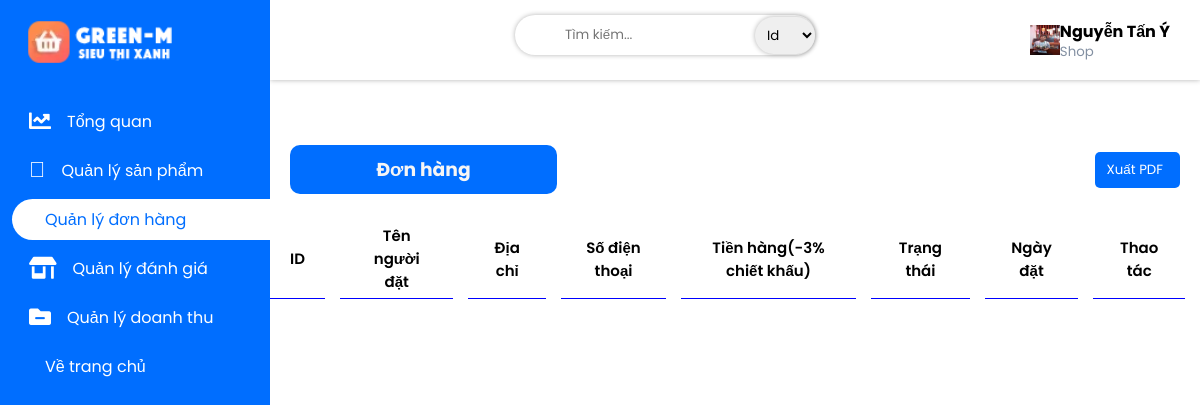
Before: /admin/shop/index.php?act=order (signed in) with the older database file.
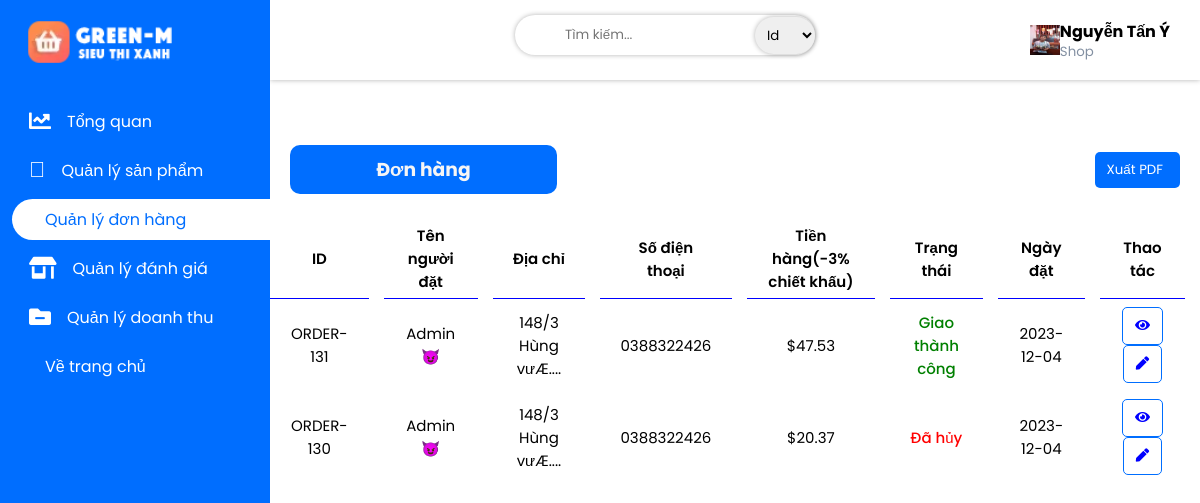
After: the same page with the newer database file.
### tables this page shows
CREATE TABLE `orders` (
  `order_id` int(123) NOT NULL,
  `order_total` double(10,2) NOT NULL,
  `order_pay` varchar(15) NOT NULL,
  `order_note` varchar(299) NOT NULL DEFAULT 'Không có ghi chú',
  `order_promo` int(2) NOT NULL DEFAULT 0,
  `order_status` varchar(30) NOT NULL DEFAULT 'Đang chờ duyệt',
  `order_cancel` int(1) NOT NULL DEFAULT 0,
  `account_id` int(123) NOT NULL,
  `shop_id` int(123) NOT NULL,
  `time_reg` date NOT NULL DEFAULT current_timestamp()
);

CREATE TABLE `account` (
  `account_id` int(123) NOT NULL,
  `account_name` longblob NOT NULL,
  `account_address` varchar(80) NOT NULL,
  `account_number_pay` varchar(30) NOT NULL,
  `account_pay` varchar(15) NOT NULL,
  `account_avt` varchar(299) NOT NULL DEFAULT 'view/images/account/user.png',
  `account_username` varchar(30) NOT NULL,
  `account_email` varchar(40) NOT NULL,
  `account_verified_mail` varchar(15) NOT NULL DEFAULT 'Chưa xác thực',
  `account_phone` varchar(10) NOT NULL,
  `account_pass` varchar(100) NOT NULL,
  `account_position` varchar(20) NOT NULL DEFAULT 'Khách hàng',
  `account_notify` varchar(100) NOT NULL,
  `account_status` varchar(30) NOT NULL DEFAULT 'Offline',
  `time_reg` timestamp NOT NULL DEFAULT current_timestamp()
);

### admin/shop/model/connect.php (called while the page is built, shortened)
<?php
    class dao_con {
        public static function conn_db() {
            $sqlServer = "mysql:host=localhost; dbname=green_m8683;charset=utf8;collation=utf8_unicode_ci";
            $username = "root";
            $password = "";
            try {
                $conn = new PDO($sqlServer, $username, $password);
                $conn->setAttribute(PDO::ATTR_ERRMODE, PDO::ERRMODE_EXCEPTION);
            } catch(PDOException $e) {
                echo 'Ket noi database that bai do ' . $e->getMessage();
            }
            return $conn;
        }
        public static function conn_show_all($sql) {
            $conn = self::conn_db();
            $sqlBindParam = array_slice(func_get_args(), 1);
            try {
                $stmt = $conn->prepare($sql);
                $stmt->execute($sqlBindParam);
                $ketqua = $stmt->fetchAll();
                return $ketqua;
            } catch (PDOException $e) {
                throw $e;
            } finally {
                unset($conn);
            }
        }
    }
?>

### admin/shop/model/order.php (called while the page is built, shortened)
<?php
    include_once "connect.php";
    class order_lass extends dao_con {
        public static function show__order() {
            $sql = "SELECT orders.*, account.account_name, account.account_id, account.account_phone, account.account_address
                    FROM orders
                    JOIN account ON orders.account_id = account.account_id
                    WHERE orders.shop_id = ? ORDER BY orders.order_id DESC
            ";
            return self::conn_show_all($sql, $_SESSION['83x86']['account_id']);
        }
    }
?>

### admin/shop/view/order.php (the view, shortened to what this page needs)
   <div class="wrapper flex">
      <div class="projects-category">
         <div class="card-header flex flex-tinh2">
            <h3>Đơn hàng</h3>
            <button>Xuất PDF<i class="uil uil-angle-right"></i></button>
         </div>
         <table>
            <thead>
               <th>
                  <tr>
                     <td>ID</td>
                     <td>Tên người đặt</td>
                     <td>Địa chỉ</td>
                     <td>Số điện thoại</td>
                     <td>Tiền hàng(-3% chiết khấu)</td>
                     <td>Trạng thái</td>
                     <td>Ngày đặt</td>
                     <td>Thao tác</td>
                  </tr>
               </th>
            </thead>
            <tbody>
               <?php
                  foreach($show as $items) {
                     extract($items);
                     $address = substr($account_address, 0, 16) . '...';
                     $order_total = $order_total * 0.97;
                     echo '
                        <tr>
                           <td>ORDER-'.  $order_id.'</td>
                           <td>'. $account_name .'</td>
                           <td class="address-user">'. $address .'.<input type="hidden" value="'. $account_address .'"></td>
                           <td>'. $account_phone .'</td>
                           <td>$'. $order_total .'</td>
                           '; if($order_status == "Đang xử lý") {
                              echo '<td style="color: Yellow3; font-weight: 500;">'. $order_status .'</td>';
                          } else if($order_status == "Đang vận chuyển") {
                              echo '<td style="color: blue; font-weight: 500;">'. $order_status .'</td>';
                          } else if($order_status == "Đã hủy") {
                              echo '<td style="color: red; font-weight: 500;">'. $order_status .'</td>';
                          } else {
                              echo '<td style="color: green; font-weight: 500;">'. $order_status .'</td>';
                          } echo '
                           <td>'. $time_reg .'</td>
                           <td class="kkk2">
                              <button class="view-order-details" data-order-id="'. $order_id .'" data-order-note="'. $order_note .'">
                              <i class="fas fa-eye"></i>
                              </button>
                              <button class="edit-order-details" data-order-id="'. $order_id .'">
                              <i class="fas fa-pen"></i></i>
                              </button>
                           </td>
                        </tr>
                     ';
                  }
               ?>
            </tbody>
         </table>
      </div>
   </div>
</div>

### admin/shop/view/header.php (shortened to what this page needs)
<!DOCTYPE html>
<html lang="en">
<head>
   <link rel="stylesheet" href="https://pro.fontawesome.com/releases/v5.10.0/css/all.css" />
   <link rel="stylesheet" href="https://unicons.iconscout.com/release/v4.0.0/css/line.css">
   <link rel="stylesheet" href="view/layout/style.css?v=<?php echo time(); ?>">
</head>
<body>
   <div class="sidebar" id="sidebar">
      <div class="logo">
         <img src="view/layout/Images/logo-1.webp" alt="">
      </div>
      <?php
      if (isset($act) && $act == 'product') {
         echo '
               <div class="sidebar-menu">
                  <ul>
                     <li>
                        <i class="fas fa-chart-line"></i>
                        <a href="index.php"><span>Tổng quan</span></a>
                     </li>
                     <li class="active">
                        <i class="fal fa-store"></i>
                        <a href="index.php?act=product"><span>Quản lý sản phẩm</span></a>
                     </li>
                     <li>
                        <i class="uil uil-clipboard-notes"></i>
                        <a href="index.php?act=order"><span>Quản lý đơn hàng</span></a>
                     </li>
                     <li>
                        <i class="fas fa-store-alt"></i>
                        <a href="index.php?act=review"><span>Quản lý đánh giá</span></a>
                     </li>
                     <li>
                        <i class="fas fa-folder-minus"></i>
                        <a href="index.php?act=doanhthu"><span>Quản lý doanh thu</span></a>
                     </li>
                     <li>
                        <i class="uil uil-signin"></i>
                        <a href="../../public/index.php"><span>Về trang chủ</span></a>
                     </li>
                  </ul>
               </div>
         ';
      } else if (isset($act) && $act == 'order') {
         echo '
               <div class="sidebar-menu">
                  <ul>
                     <li>
                        <i class="fas fa-chart-line"></i>
                        <a href="index.php"><span>Tổng quan</span></a>
                     </li>
                     <li>
                        <i class="fal fa-store"></i>
                        <a href="index.php?act=product"><span>Quản lý sản phẩm</span></a>
                     </li>
                     <li class="active">
                        <i class="uil uil-clipboard-notes"></i>
                        <a href="index.php?act=order"><span>Quản lý đơn hàng</span></a>
                     </li>
                     <li>
                        <i class="fas fa-store-alt"></i>
                        <a href="index.php?act=review"><span>Quản lý đánh giá</span></a>
                     </li>
                     <li>
                        <i class="fas fa-folder-minus"></i>
                        <a href="index.php?act=doanhthu"><span>Quản lý doanh thu</span></a>
                     </li>
                     <li>
                        <i class="uil uil-signin"></i>
                        <a href="../../public/index.php"><span>Về trang chủ</span></a>
                     </li>
                  </ul>
               </div>
         ';
      } else if (isset($act) && $act == 'review') {
         echo '
               <div class="sidebar-menu">
                  <ul>
                     <li>
                        <i class="fas fa-chart-line"></i>
                        <a href="index.php"><span>Tổng quan</span></a>
                     </li>
                     <li>
                        <i class="fal fa-store"></i>
                        <a href="index.php?act=product"><span>Quản lý sản phẩm</span></a>
                     </li>
                     <li>
                        <i class="uil uil-clipboard-notes"></i>
                        <a href="index.php?act=order"><span>Quản lý đơn hàng</span></a>
                     </li>
                     <li class="active">
                        <i class="fas fa-store-alt"></i>
                        <a href="index.php?act=review"><span>Quản lý đánh giá</span></a>
                     </li>
                     <li>
                        <i class="fas fa-folder-minus"></i>
                        <a href="index.php?act=doanhthu"><span>Quản lý doanh thu</span></a>
                     </li>
                     <li>
                        <i class="uil uil-signin"></i>
                        <a href="../../public/index.php"><span>Về trang chủ</span></a>
                     </li>
                  </ul>
               </div>
         ';
      } else if (isset($act) && $act == 'doanhthu') {
         echo '
               <div class="sidebar-menu">
                  <ul>
                     <li>
                        <i class="fas fa-chart-line"></i>
                        <a href="index.php"><span>Tổng quan</span></a>
                     </li>
                     <li>
                        <i class="fal fa-store"></i>
                        <a href="index.php?act=product"><span>Quản lý sản phẩm</span></a>
                     </li>
                     <li>
                        <i class="uil uil-clipboard-notes"></i>
                        <a href="index.php?act=order"><span>Quản lý đơn hàng</span></a>
                     </li>
                     <li>
                        <i class="fas fa-store-alt"></i>
                        <a href="index.php?act=review"><span>Quản lý đánh giá</span></a>
                     </li>
                     <li class="active">
                        <i class="fas fa-folder-minus"></i>
                        <a href="index.php?act=doanhthu"><span>Quản lý doanh thu</span></a>
                     </li>
                     <li>
                        <i class="uil uil-signin"></i>
                        <a href="../../public/index.php"><span>Về trang chủ</span></a>
                     </li>
                  </ul>
               </div>
         ';
      }
      ?>
   </div>
   <div class="main-content" id="main-content">
      <header class="flex">
         <div class="search-box">
            <div class="input-search">
               <input type="text" placeholder="Tìm kiếm..." class="value-search">
               <select id="style">
                  <option value="id">Id</option>
               </select>
            </div>
         </div>
         <div class="admin-box flex">
            <img src="../../public/<?= $_SESSION['83x86']['account_avt'] ?>" width="30px" height="30px">
            <div>
               <h4><?= $_SESSION['83x86']['account_name'] ?></h4>
               <small><?= $_SESSION['83x86']['account_position'] ?></small>
            </div>
         </div>
      </header>

### admin/shop/index.php (shortened to what this page needs)
<?php
    extract($_REQUEST);
    include_once 'view/header.php';
    include_once "model/order.php";
    $order = new order_lass();
    if(isset($act)){
        switch ($act){
            case 'order':
                $show = $order->show__order();
                include_once 'view/order.php';
                break;
        }
    }
    include_once 'view/footer.php';
?>

### admin/shop/view/footer.php (shortened to what this page needs)
</body>
</html>

### admin/shop/view/layout/style.css (style rules this page uses)
:root { --main-color: #006eff; --text-grey: #8390a2; --text-white: #fff; --shadow: 0 0 5px rgba(0, 0, 0, 0.3); }
* { padding: 0; margin: 0; box-sizing: border-box; font-family: 'Poppins', sans-serif; list-style: none; text-decoration: none; }
.sidebar { width: 270px; height: 100%; position: fixed; left: 0; top: 0; padding: 20px 12px; padding-right: 0; background-color: var(--main-color); z-index: 100; overflow: hidden; transition: all .5s cubic-bezier(0.68, -0.55, 0.265, 1.55); }
.logo { width: 100%; margin-bottom: 30px; padding-left: 15px; color: var(--text-white); }
.logo img { width: 60%; }
.sidebar-menu ul li { width: 100%; font-size: 16px; color: var(--text-white); margin: 8px 0; padding: 8px 17px; border-radius: 30px 0 0 30px; cursor: pointer; position: relative; display: flex; align-items: center; gap: 16px; }
.sidebar-menu ul li i { font-size: 22px; }
.sidebar-menu ul li a { color: #ffffff; }
.active { background-color: white; }
.active a span, .active i { color: #006eff; }
.main-content { margin-left: 270px; transition: all .5s cubic-bezier(0.68, -0.55, 0.265, 1.55); }
.flex { display: flex; align-items: center; justify-content: space-between; flex-wrap: wrap; }
header { padding: 15px 30px; box-shadow: var(--shadow); }
.search-box { position: relative; }
.search-box .input-search { position: relative; width: 300px; }
.search-box .input-search select { position: absolute; right: 0; top: 1.5px; width: 60px; border-radius: 30px; border: none; box-shadow: var(--shadow); transition: all .5s ease; }
.flex-tinh2 h3 { background-color: #006eff; width: 30%; padding: 10px 20px; display: flex; justify-content: center; align-items: center; border-radius: 10px; color: whitesmoke; }
.kkk2 button { color: blue; background-color: white; border: 1px solid #006eff; }
.kkk2 button i { margin-left: 0px; }
.search-box input { width: 100%; border: none; outline: none; padding: 10px 0; padding-left: 50px; border-radius: 30px; box-shadow: var(--shadow); }
small { color: var(--text-grey); display: block; margin-top: -2px; }
.wrapper { margin-top: 50px; flex-wrap: wrap; align-items: flex-start; }
.projects-category { flex-basis: 100%; }
.card-header { padding: 15px 20px; }
button { border: none; outline: none; border-radius: 5px; padding: 8px 12px; background-color: var(--main-color); color: var(--text-white); cursor: pointer; }
button i { margin-left: 5px; }
table { width: 100%; height: 100%; padding: 15px 20px; font-size: 15px; border-collapse: collapse; }
thead { border-bottom: .5px solid blue; }
tr, td, th { padding: 8px 20px; text-align: center; }
td { border-right: 15px solid transparent; }
thead :is(tr, td, th) { padding: 5px 20px; font-weight: 600; }
input, select { width: 100%; padding: 8px; box-sizing: border-box; margin-bottom: 10px; border: 1px solid #ccc; border-radius: 4px; }
.search-box { position: relative; width: 300px; text-align: center; }
.search-box input { transition: 0.6s; border: none; outline: none; padding: 10px 0; padding-left: 50px; border-radius: 30px; box-shadow: var(--shadow); }
tbody tr td { cursor: pointer; }
.box-log input, select, .box-category input, select, .box-up-category, select { width: 100%; padding: 8px; box-sizing: border-box; margin-bottom: 10px; border: 1px solid #ccc; border-radius: 4px; }

Changed rows visible on the page:
added orders: order_id "131", account.account_name "Admin 😈", account.account_address "148/3 Hùng vưÆ...", account.account_phone "0388322426", order_total "47.53", order_status "Giao thành công", time_reg "2023-12-04"
added orders: order_id "130", account.account_name "Admin 😈", account.account_address "148/3 Hùng vưÆ...", account.account_phone "0388322426", order_total "20.37", order_status "Đã hủy", time_reg "2023-12-04"
